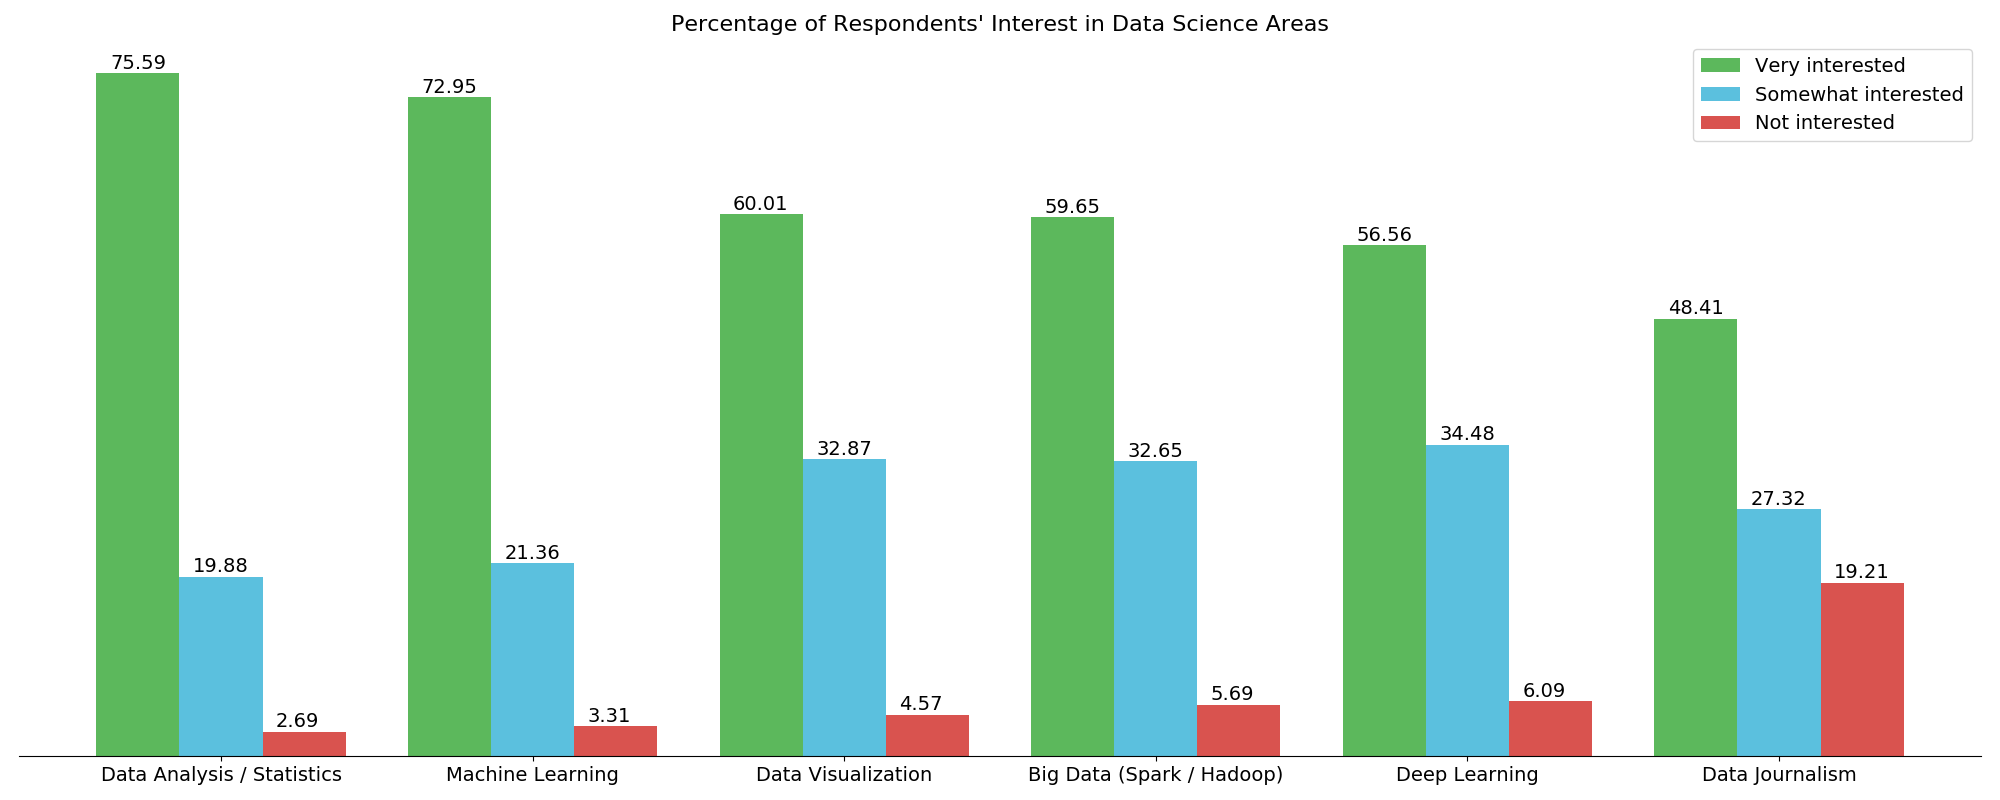

Write the Python code that produced this figure.
import pandas as pd
import numpy as np
import matplotlib.pyplot as plt
import folium

survey = pd.read_csv('./Data_Science_Topics_Survey.csv')

survey.columns = ['Date', 'Data Visualization', 'Machine Learning',
                  'Data Analysis / Statistics', 'Big Data (Spark / Hadoop)', 'Data Journalism', 'Deep Learning']

# print(survey['Data Visualization'].value_counts())

list = []
for i in range(len(survey.columns) - 1):
    list.append(survey.ix[:, i + 1].value_counts().tolist())

transformed_survey = pd.DataFrame(
    list, columns=['Very interested', 'Somewhat interested', 'Not interested'])
transformed_survey.set_index(survey.columns[1:], inplace=True)
transformed_survey.sort_index(inplace=True)

transformed_survey = transformed_survey[['Not interested', 'Somewhat interested', 'Very interested']]

print(transformed_survey)

transformed_survey = transformed_survey[['Very interested', 'Somewhat interested', 'Not interested']]

transformed_survey.sort_values(
    by='Very interested', ascending=False, inplace=True)

transformed_survey['Very interested'] = transformed_survey['Very interested'].div(
    len(survey.index)).mul(100).round(2)
transformed_survey['Somewhat interested'] = transformed_survey['Somewhat interested'].div(
    len(survey.index)).mul(100).round(2)
transformed_survey['Not interested'] = transformed_survey['Not interested'].div(
    len(survey.index)).mul(100).round(2)

print(transformed_survey)

ax = transformed_survey.plot.bar(width=0.8, figsize=(
    20, 8), color=('#5cb85c', '#5bc0de', '#d9534f'), fontsize=14)

ax.spines['left'].set_visible(False)
ax.spines['top'].set_visible(False)
ax.spines['right'].set_visible(False)
ax.set_yticklabels([])
plt.yticks([])

# easier to read labels
plt.xticks(rotation=0)

plt.title("Percentage of Respondents' Interest in Data Science Areas", fontsize=16)

for p in ax.patches:
    b = p.get_bbox()
    val = "{:.2f}".format(b.y1 + b.y0)
    ax.annotate(val, ((b.x0 + b.x1)/2 - 0.09, b.y1 + 0.5), fontsize=14)

plt.legend(fontsize=14)
plt.tight_layout()
plt.savefig('assignment.png')

crime = pd.read_csv('./Police_Department_Incidents_-_Previous_Year__2016_.csv')

df = crime['PdDistrict'].value_counts().rename_axis(
    'Neighbourhood').reset_index(name='Count')

df.sort_values(by=['Count'], inplace=True, ascending=False)

print(df)

# San Francisco latitude and longitude values
latitude = 37.77
longitude = -122.45

# create a numpy array of length 6 and has linear spacing from the minium total immigration to the maximum total immigration
threshold_scale = np.linspace(df['Count'].min(),
                              df['Count'].max(),
                              6, dtype=int)
threshold_scale = threshold_scale.tolist()  # change the numpy array to a list
# make sure that the last value of the list is greater than the maximum immigration
threshold_scale[-1] = threshold_scale[-1] + 1

sanfran_map = folium.Map(
    location=[latitude, longitude], zoom_start=12)

sanfran_geo = r'./san-francisco.json'

sanfran_map.choropleth(
    geo_data=sanfran_geo,
    data=df,
    columns=['Neighbourhood', 'Count'],
    key_on='feature.properties.DISTRICT',
    threshold_scale=threshold_scale,
    fill_color='YlOrRd',
    fill_opacity=0.7,
    line_opacity=0.2,
    legend_name='Crime Rate in San Francisco',
    reset=True
)

import os
import time
from selenium import webdriver

delay=5
fn='sanfran.html'
tmpurl='file://{path}/{mapfile}'.format(path=os.getcwd(),mapfile=fn)
sanfran_map.save(fn)

browser = webdriver.Chrome()
browser.get(tmpurl)
#Give the map tiles some time to load
time.sleep(delay)

browser.save_screenshot('sanfran.png')
browser.quit()
